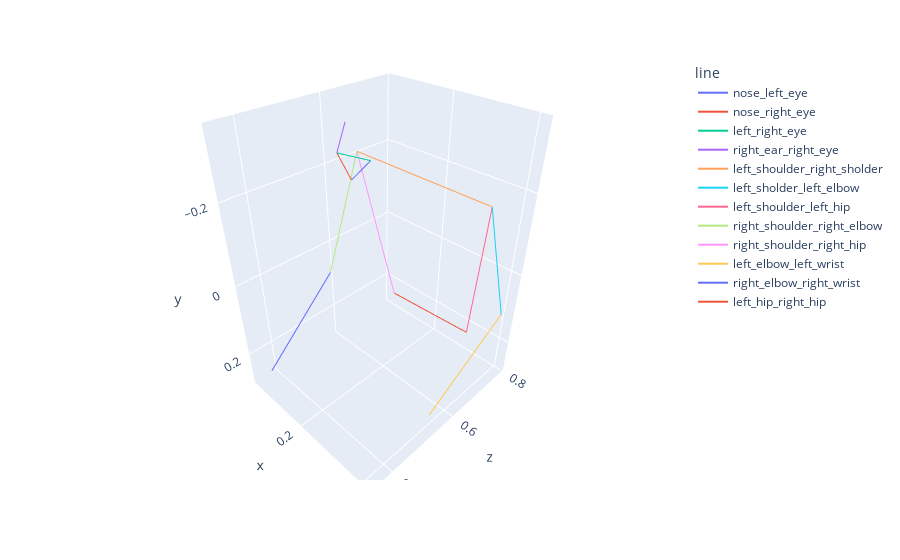

Here is the notebook cell this chart was saved with:
### Code cell
results = generate_connection_line(item[2],
        np.argwhere(valid_keypoints).reshape(-1))
pose_df = pd.DataFrame(results)
visualize_pose(pose_df)

### Figure 1 — Plotly figure (JSON) as saved in the notebook; plotly's stock layout.template omitted (floating-point values rounded to 4 significant figures)
{"data": [{"hovertemplate": "line=nose_left_eye<br>z=%{x}<br>x=%{y}<br>y=%{z}<extra></extra>", "legendgroup": "nose_left_eye", "line": {"color": "#636efa", "dash": "solid"}, "marker": {"symbol": "circle"}, "mode": "lines", "name": "nose_left_eye", "scene": "scene", "showlegend": true, "type": "scatter3d", "x": [0.4741, 0.4912], "y": [0.2469, 0.2768], "z": [-0.279, -0.3179]}, {"hovertemplate": "line=nose_right_eye<br>z=%{x}<br>x=%{y}<br>y=%{z}<extra></extra>", "legendgroup": "nose_right_eye", "line": {"color": "#EF553B", "dash": "solid"}, "marker": {"symbol": "circle"}, "mode": "lines", "name": "nose_right_eye", "scene": "scene", "showlegend": true, "type": "scatter3d", "x": [0.4741, 0.4763], "y": [0.2469, 0.2088], "z": [-0.279, -0.3161]}, {"hovertemplate": "line=left_right_eye<br>z=%{x}<br>x=%{y}<br>y=%{z}<extra></extra>", "legendgroup": "left_right_eye", "line": {"color": "#00cc96", "dash": "solid"}, "marker": {"symbol": "circle"}, "mode": "lines", "name": "left_right_eye", "scene": "scene", "showlegend": true, "type": "scatter3d", "x": [0.4912, 0.4763], "y": [0.2768, 0.2088], "z": [-0.3179, -0.3161]}, {"hovertemplate": "line=right_ear_right_eye<br>z=%{x}<br>x=%{y}<br>y=%{z}<extra></extra>", "legendgroup": "right_ear_right_eye", "line": {"color": "#ab63fa", "dash": "solid"}, "marker": {"symbol": "circle"}, "mode": "lines", "name": "right_ear_right_eye", "scene": "scene", "showlegend": true, "type": "scatter3d", "x": [0.4763, 0.5534], "y": [0.2088, 0.1449], "z": [-0.3161, -0.3359]}, {"hovertemplate": "line=left_shoulder_right_sholder<br>z=%{x}<br>x=%{y}<br>y=%{z}<extra></extra>", "legendgroup": "left_shoulder_right_sholder", "line": {"color": "#FFA15A", "dash": "solid"}, "marker": {"symbol": "circle"}, "mode": "lines", "name": "left_shoulder_right_sholder", "scene": "scene", "showlegend": true, "type": "scatter3d", "x": [0.7123, 0.6867], "y": [0.3834, 0.02786], "z": [-0.1887, -0.2068]}, {"hovertemplate": "line=left_sholder_left_elbow<br>z=%{x}<br>x=%{y}<br>y=%{z}<extra></extra>", "legendgroup": "left_sholder_left_elbow", "line": {"color": "#19d3f3", "dash": "solid"}, "marker": {"symbol": "circle"}, "mode": "lines", "name": "left_sholder_left_elbow", "scene": "scene", "showlegend": true, "type": "scatter3d", "x": [0.7123, 0.7667], "y": [0.3834, 0.4134], "z": [-0.1887, 0.09658]}, {"hovertemplate": "line=left_shoulder_left_hip<br>z=%{x}<br>x=%{y}<br>y=%{z}<extra></extra>", "legendgroup": "left_shoulder_left_hip", "line": {"color": "#FF6692", "dash": "solid"}, "marker": {"symbol": "circle"}, "mode": "lines", "name": "left_shoulder_left_hip", "scene": "scene", "showlegend": true, "type": "scatter3d", "x": [0.7123, 0.7899], "y": [0.3834, 0.3134], "z": [-0.1887, 0.2305]}, {"hovertemplate": "line=right_shoulder_right_elbow<br>z=%{x}<br>x=%{y}<br>y=%{z}<extra></extra>", "legendgroup": "right_shoulder_right_elbow", "line": {"color": "#B6E880", "dash": "solid"}, "marker": {"symbol": "circle"}, "mode": "lines", "name": "right_shoulder_right_elbow", "scene": "scene", "showlegend": true, "type": "scatter3d", "x": [0.6867, 0.5809], "y": [0.02786, 0.03483], "z": [-0.2068, 0.07615]}, {"hovertemplate": "line=right_shoulder_right_hip<br>z=%{x}<br>x=%{y}<br>y=%{z}<extra></extra>", "legendgroup": "right_shoulder_right_hip", "line": {"color": "#FF97FF", "dash": "solid"}, "marker": {"symbol": "circle"}, "mode": "lines", "name": "right_shoulder_right_hip", "scene": "scene", "showlegend": true, "type": "scatter3d", "x": [0.6867, 0.7803], "y": [0.02786, 0.06566], "z": [-0.2068, 0.2334]}, {"hovertemplate": "line=left_elbow_left_wrist<br>z=%{x}<br>x=%{y}<br>y=%{z}<extra></extra>", "legendgroup": "left_elbow_left_wrist", "line": {"color": "#FECB52", "dash": "solid"}, "marker": {"symbol": "circle"}, "mode": "lines", "name": "left_elbow_left_wrist", "scene": "scene", "showlegend": true, "type": "scatter3d", "x": [0.7667, 0.5526], "y": [0.4134, 0.3941], "z": [0.09658, 0.2772]}, {"hovertemplate": "line=right_elbow_right_wrist<br>z=%{x}<br>x=%{y}<br>y=%{z}<extra></extra>", "legendgroup": "right_elbow_right_wrist", "line": {"color": "#636efa", "dash": "solid"}, "marker": {"symbol": "circle"}, "mode": "lines", "name": "right_elbow_right_wrist", "scene": "scene", "showlegend": true, "type": "scatter3d", "x": [0.5809, 0.3506], "y": [0.03483, 0.08482], "z": [0.07615, 0.2143]}, {"hovertemplate": "line=left_hip_right_hip<br>z=%{x}<br>x=%{y}<br>y=%{z}<extra></extra>", "legendgroup": "left_hip_right_hip", "line": {"color": "#EF553B", "dash": "solid"}, "marker": {"symbol": "circle"}, "mode": "lines", "name": "left_hip_right_hip", "scene": "scene", "showlegend": true, "type": "scatter3d", "x": [0.7899, 0.7803], "y": [0.3134, 0.06566], "z": [0.2305, 0.2334]}], "layout": {"legend": {"title": {"text": "line"}, "tracegroupgap": 0}, "margin": {"t": 60}, "scene": {"domain": {"x": [0, 1], "y": [0, 1]}, "xaxis": {"autorange": "reversed", "title": {"text": "z"}}, "yaxis": {"title": {"text": "x"}}, "zaxis": {"autorange": "reversed", "title": {"text": "y"}}}}}
